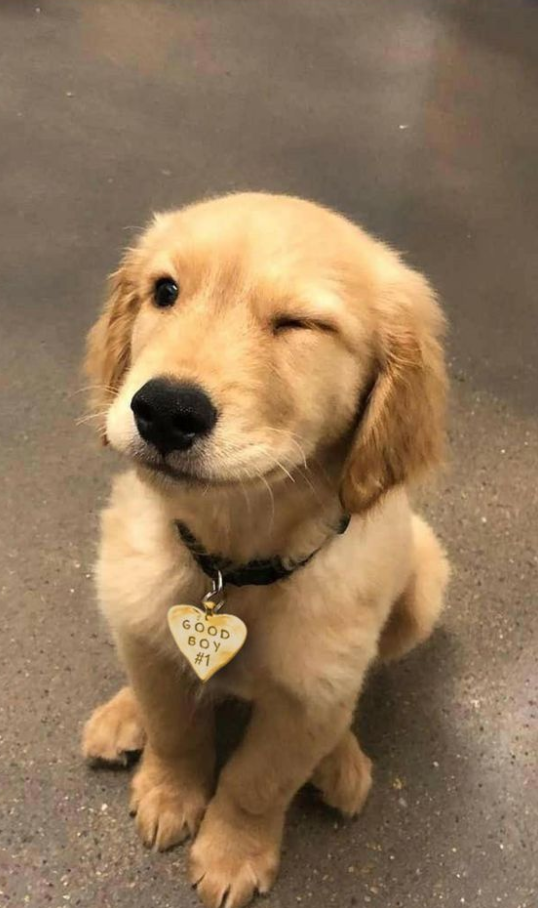
#> input picture 3. Machine Learning/4. Image-Processing/Dog_1.jpg, 538 x 908 px
$ jupyter execute 'Image Processing.ipynb'
#> lines starting #> are read from the running program, lines starting #| are printed output that depends on the picture; after the words box and inside, x2 and y2 are one past the last pixel; in counts of white or black regions, pixels touching at a corner belong together
## Import cv2 and numpy library

[cell 1]
import cv2
import numpy as np

## Reading and Showing Images

[cell 2]
pic1 = cv2.imread('Dog_1.jpg') # First Image
#> pic1 is the input picture: shape (908, 538, 3); mean B, G, R 89.1, 118, 144.2

[cell 3]
pic2 = cv2.imread('Dog_2.jpg') # Second Image
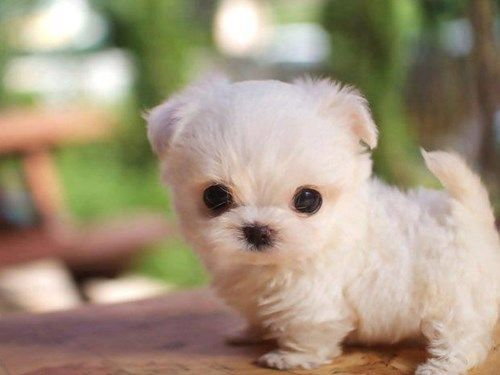
#> input picture 3. Machine Learning/4. Image-Processing/Dog_2.jpg, 500 x 375 px
#> pic2 is the input picture: shape (375, 500, 3); mean B, G, R 127.5, 149.7, 164

[cell 4]
pic3 = cv2.imread('Dog_3.jpg') # Third Image
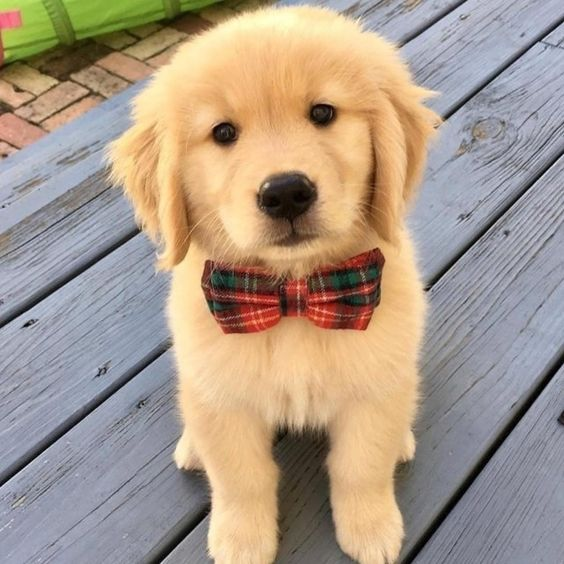
#> input picture 3. Machine Learning/4. Image-Processing/Dog_3.jpg, 564 x 564 px
#> pic3 is the input picture: shape (564, 564, 3); mean B, G, R 137.6, 153.9, 170.3

[cell 5]
cv2.imshow('dog_1', pic1)
cv2.waitKey()
cv2.destroyAllWindows()

[cell 6]
cv2.imshow('dog_2', pic2)
cv2.waitKey()
cv2.destroyAllWindows()

[cell 7]
cv2.imshow('dog_3', pic3)
cv2.waitKey()
cv2.destroyAllWindows()

# Drawing the group of circles

[cell 8]
pic_8 = np.zeros((500,500,3),dtype = "uint8")
for i in range (20):
    if i%2 == 0 and i%5 == 0:
        cv2.circle(pic_8, (250, 250), 10, (255, 0, 0), 3)
        cv2.circle(pic_8, (250, 250), 50, (255, 0, 0), 3)
        cv2.circle(pic_8, (250, 250), 100, (255, 0, 0), 3)
        cv2.circle(pic_8, (250, 250), 150, (255, 0, 0), 3)
        cv2.circle(pic_8, (250, 250), 200, (255, 0, 0), 3)
        cv2.circle(pic_8, (250, 250), 250, (255, 0, 0), 3)
        cv2.circle(pic_8, (250, 250), 300, (255, 0, 0), 3)
        cv2.circle(pic_8, (250, 250), 350, (255, 0, 0), 3)
        cv2.circle(pic_8, (250, 250), 400, (255, 0, 0), 3)
        cv2.imshow('rect', pic_8)
        cv2.waitKey(200)
    elif i%3 == 0 and i%5 == 0:
        cv2.circle(pic_8, (250, 250), 10, (0, 0, 250), 3)
        cv2.circle(pic_8, (250, 250), 50, (0, 0, 250), 3)
        cv2.circle(pic_8, (250, 250), 100, (0, 0, 250), 3)
        cv2.circle(pic_8, (250, 250), 150, (0, 0, 250), 3)
        cv2.circle(pic_8, (250, 250), 200, (0, 0, 250), 3)
        cv2.circle(pic_8, (250, 250), 250, (0, 0, 250), 3)
        cv2.circle(pic_8, (250, 250), 300, (0, 0, 250), 3)
        cv2.circle(pic_8, (250, 250), 350, (0, 0, 250), 3)
        cv2.circle(pic_8, (250, 250), 400, (0, 0, 250), 3)
        cv2.imshow('rect', pic_8)
        cv2.waitKey(200)
    elif i%2 == 0 and i%3 == 0:
        cv2.circle(pic_8, (250, 250), 10, (0, 255, 0), 3)
        cv2.circle(pic_8, (250, 250), 50, (0, 255, 0), 3)
        cv2.circle(pic_8, (250, 250), 100, (0, 255, 0), 3)
        cv2.circle(pic_8, (250, 250), 150, (0, 255, 0), 3)
        cv2.circle(pic_8, (250, 250), 200, (0, 255, 0), 3)
        cv2.circle(pic_8, (250, 250), 250, (0, 255, 0), 3)
        cv2.circle(pic_8, (250, 250), 300, (0, 255, 0), 3)
        cv2.circle(pic_8, (250, 250), 350, (0, 255, 0), 3)
        cv2.circle(pic_8, (250, 250), 400, (0, 255, 0), 3)
        cv2.imshow('rect', pic_8)
        cv2.waitKey(200)

    elif i%2 == 0:
        cv2.circle(pic_8, (250, 250), 10, (255, 0, 255), 3)
        cv2.circle(pic_8, (250, 250), 50, (255, 0, 255), 3)
        cv2.circle(pic_8, (250, 250), 100, (255, 0, 255), 3)
        cv2.circle(pic_8, (250, 250), 150, (255, 0, 255), 3)
        cv2.circle(pic_8, (250, 250), 200, (255, 0, 255), 3)
        cv2.circle(pic_8, (250, 250), 250, (255, 0, 255), 3)
        cv2.circle(pic_8, (250, 250), 300, (255, 0, 255), 3)
        cv2.circle(pic_8, (250, 250), 350, (255, 0, 255), 3)
        cv2.circle(pic_8, (250, 250), 400, (255, 0, 255), 3)
        cv2.imshow('rect', pic_8)
        cv2.waitKey(200)

    elif i%3 == 0:
        cv2.circle(pic_8, (250, 250), 10, (0, 250, 250), 3)
        cv2.circle(pic_8, (250, 250), 50, (0, 250, 250), 3)
        cv2.circle(pic_8, (250, 250), 100, (0, 250, 250), 3)
        cv2.circle(pic_8, (250, 250), 150, (0, 250, 250), 3)
        cv2.circle(pic_8, (250, 250), 200, (0, 250, 250), 3)
        cv2.circle(pic_8, (250, 250), 250, (0, 250, 250), 3)
        cv2.circle(pic_8, (250, 250), 300, (0, 250, 250), 3)
        cv2.circle(pic_8, (250, 250), 350, (0, 250, 250), 3)
        cv2.circle(pic_8, (250, 250), 400, (0, 250, 250), 3)
        cv2.imshow('rect', pic_8)
        cv2.waitKey(200)

    elif i%5 == 0:
        cv2.circle(pic_8, (250, 250), 10, (255, 255, 255), 3)
        cv2.circle(pic_8, (250, 250), 50, (255, 255, 255), 3)
        cv2.circle(pic_8, (250, 250), 100, (255, 255, 255), 3)
        cv2.circle(pic_8, (250, 250), 150, (255, 255, 255), 3)
        cv2.circle(pic_8, (250, 250), 200, (255, 255, 255), 3)
        cv2.circle(pic_8, (250, 250), 250, (255, 255, 255), 3)
        cv2.circle(pic_8, (250, 250), 300, (255, 255, 255), 3)
        cv2.circle(pic_8, (250, 250), 350, (255, 255, 255), 3)
        cv2.circle(pic_8, (250, 250), 400, (255, 255, 255), 3)
        cv2.imshow('rect', pic_8)
        cv2.waitKey(200)

    else:
        cv2.circle(pic_8, (250, 250), 10, (255, 0, 0), 3)
        cv2.circle(pic_8, (250, 250), 50, (0, 255, 0), 3)
        cv2.circle(pic_8, (250, 250), 100, (255, 255, 0), 3)
        cv2.circle(pic_8, (250, 250), 150, (0, 0, 250), 3)
        cv2.circle(pic_8, (250, 250), 200, (0, 255, 0), 3)
        cv2.circle(pic_8, (250, 250), 250, (0, 0, 255), 3)
        cv2.circle(pic_8, (250, 250), 300, (255, 255, 0), 3)
        cv2.circle(pic_8, (250, 250), 350, (255, 0, 255), 3)
        cv2.circle(pic_8, (250, 250), 400, (255, 255, 255), 3)
        cv2.imshow('rect', pic_8)
        cv2.waitKey(200)
#> this loop made 20 passes
#> pass 1, `cv2.imshow('rect', pic_8)`:
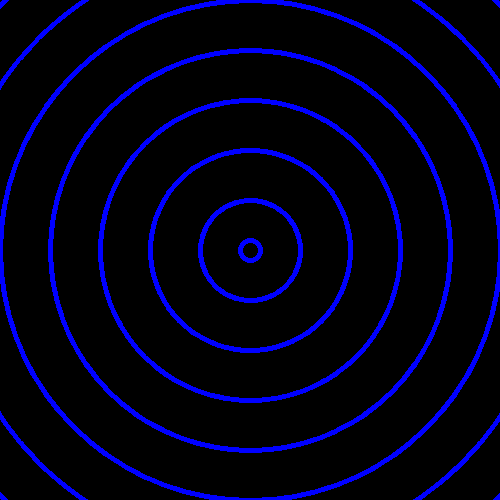
#> window 'rect': shape (500, 500, 3); mean B, G, R 26.2, 0, 0

cv2.destroyAllWindows()

# Hut Using Opencv

[cell 9]
pic_9 = np.zeros((500,500,3),dtype = "uint8")
cv2.rectangle(pic_9,(150,180),(250,300),(0, 250, 250),-10)
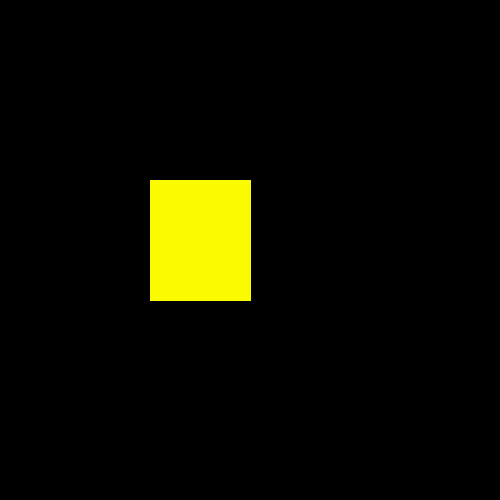
#> pic_9: shape (500, 500, 3); mean of channels 0, 1, 2 0, 12.2, 12.2; drawn as B, G, R
cv2.rectangle(pic_9,(250,180),(420,300),(0, 0, 250),-10)
cv2.rectangle(pic_9,(180,250),(220,300),(0, 0, 250),-10)

cv2.line(pic_9,(220,250),(180,250),(255, 0, 250),5)
cv2.line(pic_9,(220,250),(220,300),(255, 0, 250),5)
cv2.line(pic_9,(220,300),(180,300),(255, 0, 250),5)
cv2.line(pic_9,(180,250),(180,300),(255, 0, 250),5)

cv2.line(pic_9,(200,100),(150,180),(255, 0, 250),5)
cv2.line(pic_9,(200,100),(250,180),(255, 0, 250),5)
cv2.line(pic_9,(200,100),(370,100),(255, 0, 250),5)
cv2.line(pic_9,(370,100),(420,180),(255, 0, 250),5)

cv2.line(pic_9,(420,180),(150,180),(255, 0, 250),5)

cv2.line(pic_9,(150,180),(150,300),(255, 0, 250),5)
cv2.line(pic_9,(420,300),(150,300),(255, 0, 250),5)
cv2.line(pic_9,(420,300),(420,180),(255, 0, 250),5)
cv2.line(pic_9,(250,180),(250,300),(255, 0, 250),5)
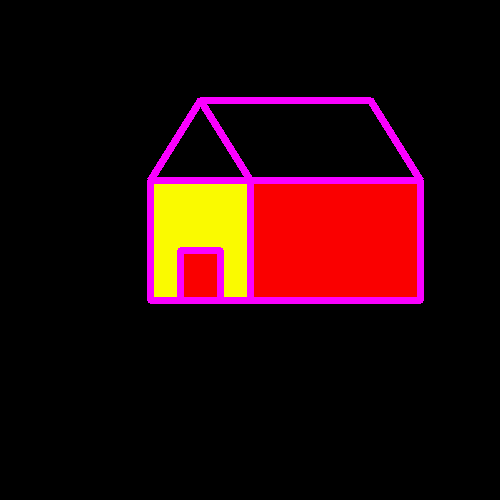
#> pic_9: shape (500, 500, 3); mean of channels 0, 1, 2 10.5, 8.2, 38.3; drawn as B, G, R

cv2.imshow('pin', pic_9)
cv2.waitKey()
cv2.destroyAllWindows()

# Cropping Images using Opencv

[cell 10]
new = cv2.rectangle(pic1, (400,500), (100,200), [0,250,0], 5)
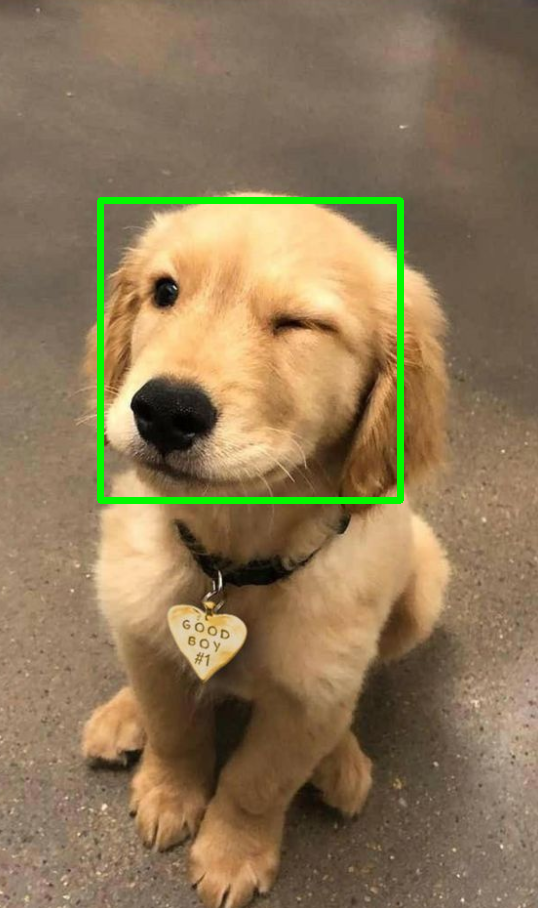
#> new: shape (908, 538, 3); mean B, G, R 87.6, 120.1, 141.5

[cell 11]
cv2.imshow('pi1', new)
cv2.waitKey()
cv2.destroyAllWindows()

[cell 12]
cute= pic1[200:500, 100:400]
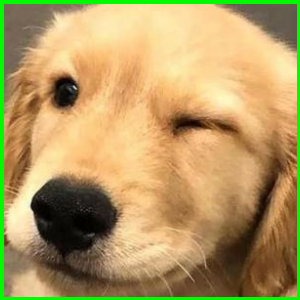
#> cute: shape (300, 300, 3); mean B, G, R 97.8, 154.3, 178.9

[cell 13]
cv2.imshow('pi2', cute)
cv2.waitKey()
cv2.destroyAllWindows()

[cell 14]
cute2= pic3[70:250, 150:400]
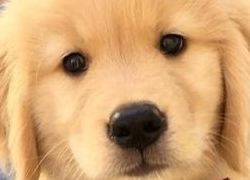
#> cute2: shape (180, 250, 3); mean B, G, R 113.8, 163.9, 209.3

# Swap two Images

[cell 15]
pic1[200:500, 100:400]=pic3[50:350, 130:430]
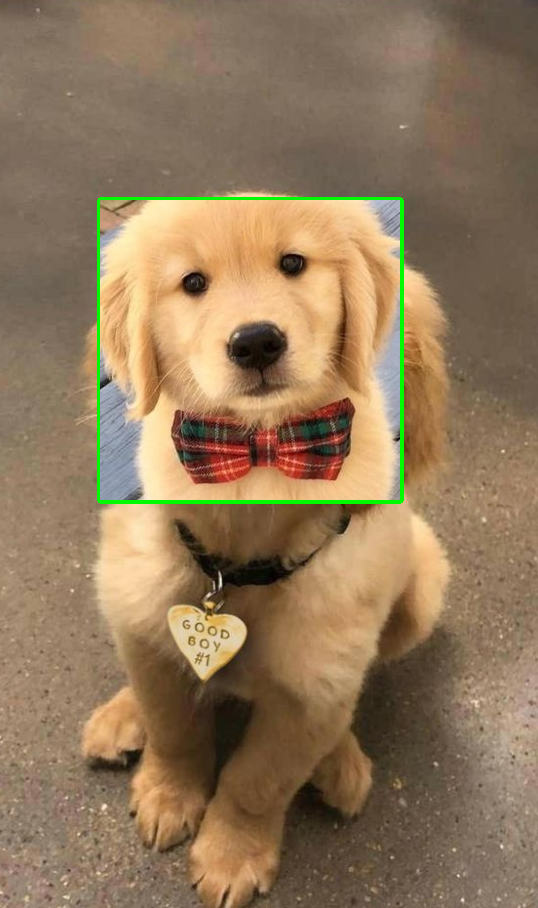
#> pic1: shape (908, 538, 3); 18.42% of pixels changed, all inside (x1, y1, x2, y2) = (100, 200, 400, 500)

[cell 16]
cv2.imshow('pi2', pic1)
cv2.waitKey()
cv2.destroyAllWindows()

# Merge two images

[cell 17]
pic1 = cv2.imread('Dog_1.jpg')
pic2 = cv2.imread('Dog_2.jpg')
pic3 = cv2.imread('Dog_3.jpg')

[cell 18]
num = np.hstack((pic1[200:500, 100:400],pic3[50:350, 130:430]))
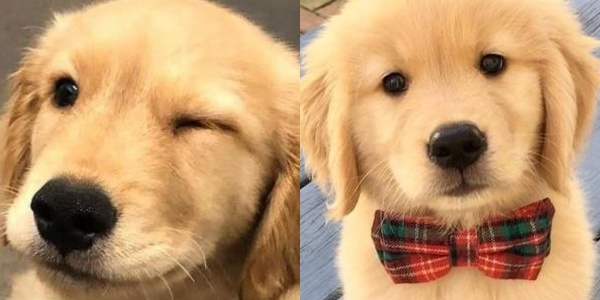
#> num: shape (300, 600, 3); mean B, G, R 109.5, 153.1, 192.9
